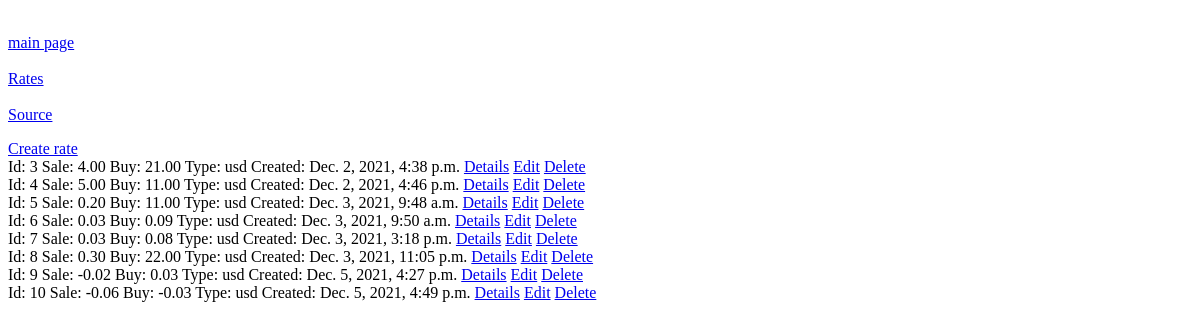
The page /currency/rate/list/ on the database as committed earlier.
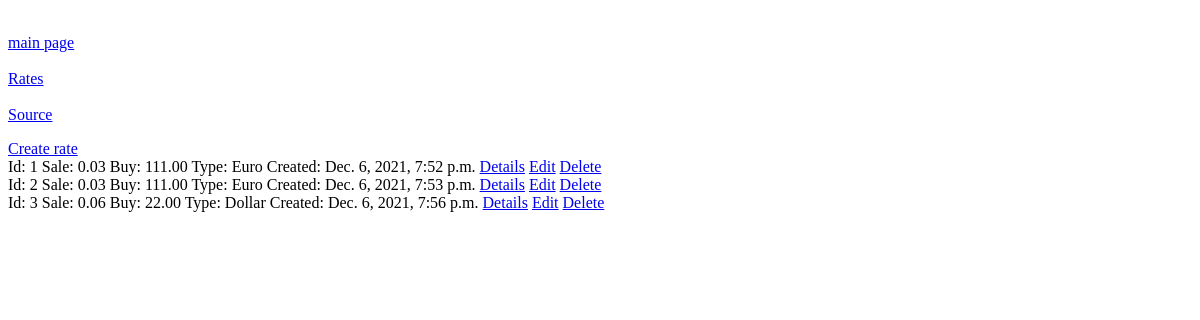
The same page on the database as committed later.
### currency/models.py (models this page shows)
class Rate(models.Model):
    class Meta:
        db_table = "rate"
    buy = models.DecimalField(max_digits=6, decimal_places=2)
    sale = models.DecimalField(max_digits=6, decimal_places=2)
    created = models.DateTimeField(auto_now_add=True)
    type = models.PositiveSmallIntegerField(max_length=3, choices=mch.TYPE_CHOICES, default=mch.TYPE_USD)
    source = models.CharField(max_length=25)

### currency/views.py (the view)
# urls.py: path('rate/list/', RateListView.as_view(), name='rate-list'),
class RateListView(ListView):
    queryset = Rate.objects.all()
    template_name = 'rate_list.html'

### templates/rate_list.html (shortened to what this page needs)
{% extends 'base.html' %}
{% block content %}
    <a href="{% url 'currency:rate-create' %}">Create rate</a>
    <br>
    {% for rate in object_list %}
        Id: {{ rate.id }}
        Sale: {{ rate.sale }}
        Buy: {{ rate.buy }}
        Type: {{ rate.get_type_display }}
        Created: {{ rate.created }}
        <a href="{% url 'currency:rate-details' rate.id %}">Details</a>
        <a href="{% url 'currency:rate-update' rate.id %}">Edit</a>
        <a href="{% url 'currency:rate-delete' rate.id %}">Delete</a>
        <br>
    {% endfor %}
{% endblock content %}

Rows that differ between the two databases and show on the page:
removed Rate: id "4", sale "5.00", buy "11.00", type "usd", created "Dec. 2, 2021, 4:46 p.m."
removed Rate: id "5", sale "0.20", buy "11.00", type "usd", created "Dec. 3, 2021, 9:48 a.m."
removed Rate: id "6", sale "0.03", buy "0.09", type "usd", created "Dec. 3, 2021, 9:50 a.m."
removed Rate: id "7", sale "0.03", buy "0.08", type "usd", created "Dec. 3, 2021, 3:18 p.m."
removed Rate: id "8", sale "0.30", buy "22.00", type "usd", created "Dec. 3, 2021, 11:05 p.m."
removed Rate: id "9", sale "-0.02", buy "0.03", type "usd", created "Dec. 5, 2021, 4:27 p.m."
removed Rate: id "10", sale "-0.06", buy "-0.03", type "usd", created "Dec. 5, 2021, 4:49 p.m."
added Rate: id "1", sale "0.03", buy "111.00", type "Euro", created "Dec. 6, 2021, 7:52 p.m."
added Rate: id "2", sale "0.03", buy "111.00", type "Euro", created "Dec. 6, 2021, 7:53 p.m."
changed Rate id 3: sale "4.00" → "0.06"; buy "21.00" → "22.00"; type "usd" → "Dollar"; created "Dec. 2, 2021, 4:38 p.m." → "Dec. 6, 2021, 7:56 p.m."
